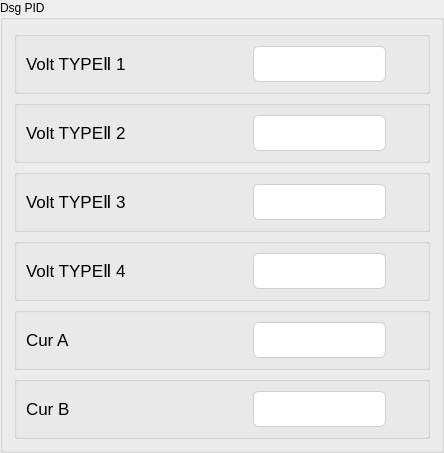
    <widget class="QGroupBox" name="groupBox_5">
     <property name="title">
      <string>Dsg PID</string>
     </property>
     <layout class="QGridLayout" name="gridLayout_2">
      <item row="4" column="0">
       <widget class="QGroupBox" name="groupBox_43">
        <property name="title">
         <string/>
        </property>
        <layout class="QHBoxLayout" name="horizontalLayout_50" stretch="7,5,1">
         <item>
          <widget class="QLabel" name="label_99">
           <property name="minimumSize">
            <size>
             <width>221</width>
             <height>31</height>
            </size>
           </property>
           <property name="font">
            <font>
             <pointsize>13</pointsize>
            </font>
           </property>
           <property name="text">
            <string>Cur A</string>
           </property>
           <property name="alignment">
            <set>Qt::AlignLeading|Qt::AlignLeft|Qt::AlignVCenter</set>
           </property>
          </widget>
         </item>
         <item>
          <widget class="MyLineEdit" name="h17191">
           <property name="enabled">
            <bool>true</bool>
           </property>
           <property name="minimumSize">
            <size>
             <width>0</width>
             <height>31</height>
            </size>
           </property>
           <property name="styleSheet">
            <string notr="true">QLineEdit {
    /* 苹果风格的数据展示LineEdit */
    border: 1px solid #D0D0D0;                  /* 浅灰色边框，模仿macOS的细边框 */
    border-radius: 6px;                         /* 圆角，符合macOS设计 */
    padding: 8px 12px;                         /* 内边距，提供舒适的阅读空间 */
    background-color: #FFFFFF;                 /* 白色背景 */
    color: #333333;                            /* 深灰色文字，提高可读性 */
    font-family: &quot;SF Pro Text&quot;, &quot;Helvetica Neue&quot;, &quot;Lucida Grande&quot;, sans-serif; /* macOS系统字体栈 */
    font-size: 14px;                           /* 默认字体大小 */
    selection-background-color: #007AFF;       /* 选中文本高亮色 (macOS蓝色) */
    selection-color: #FFFFFF;                  /* 选中文本颜色 (白色) */

    /* 只读状态下的特殊样式 */
    /* 注意：Qt中通常使用 setReadOnly(true) 来实现只读，但QSS可以定义其外观 */
}

/* 当LineEdit获得焦点时 (对于数据展示框，如果不需要焦点效果，可以省略或弱化) */
QLineEdit:focus {
    border: 1px solid #007AFF;                 /* 获得焦点时边框变为蓝色 */
    /* 如果作为纯展示框，也可以移除焦点边框变化 */
    /* border: 1px solid #D0D0D0; */
}

/* 禁用状态下的样式 (如果用于展示不可变数据) */
QLineEdit:disabled {
    background-color: #F5F5F7;                 /* macOS禁用元素背景色 */
    color: #A0A0A0;                            /* 禁用文字颜色 */
    border: 1px solid #E0E0E0;                 /* 禁用边框颜色 */
}</string>
           </property>
           <property name="readOnly">
            <bool>true</bool>
           </property>
          </widget>
         </item>
         <item>
          <widget class="QLabel" name="label_100">
           <property name="minimumSize">
            <size>
             <width>0</width>
             <height>31</height>
            </size>
           </property>
           <property name="font">
            <font>
             <pointsize>13</pointsize>
            </font>
           </property>
           <property name="text">
            <string/>
           </property>
           <property name="alignment">
            <set>Qt::AlignCenter</set>
           </property>
          </widget>
         </item>
        </layout>
       </widget>
      </item>
      <item row="5" column="0">
       <widget class="QGroupBox" name="groupBox_38">
        <property name="title">
         <string/>
        </property>
        <layout class="QHBoxLayout" name="horizontalLayout_46" stretch="7,5,1">
         <item>
          <widget class="QLabel" name="label_91">
           <property name="minimumSize">
            <size>
             <width>221</width>
             <height>31</height>
            </size>
           </property>
           <property name="font">
            <font>
             <pointsize>13</pointsize>
            </font>
           </property>
           <property name="text">
            <string>Cur B</string>
           </property>
           <property name="alignment">
            <set>Qt::AlignLeading|Qt::AlignLeft|Qt::AlignVCenter</set>
           </property>
          </widget>
         </item>
         <item>
          <widget class="MyLineEdit" name="h17193">
           <property name="enabled">
            <bool>true</bool>
           </property>
           <property name="minimumSize">
            <size>
             <width>0</width>
             <height>31</height>
            </size>
           </property>
           <property name="styleSheet">
            <string notr="true">QLineEdit {
    /* 苹果风格的数据展示LineEdit */
    border: 1px solid #D0D0D0;                  /* 浅灰色边框，模仿macOS的细边框 */
    border-radius: 6px;                         /* 圆角，符合macOS设计 */
    padding: 8px 12px;                         /* 内边距，提供舒适的阅读空间 */
    background-color: #FFFFFF;                 /* 白色背景 */
    color: #333333;                            /* 深灰色文字，提高可读性 */
    font-family: &quot;SF Pro Text&quot;, &quot;Helvetica Neue&quot;, &quot;Lucida Grande&quot;, sans-serif; /* macOS系统字体栈 */
    font-size: 14px;                           /* 默认字体大小 */
    selection-background-color: #007AFF;       /* 选中文本高亮色 (macOS蓝色) */
    selection-color: #FFFFFF;                  /* 选中文本颜色 (白色) */

    /* 只读状态下的特殊样式 */
    /* 注意：Qt中通常使用 setReadOnly(true) 来实现只读，但QSS可以定义其外观 */
}

/* 当LineEdit获得焦点时 (对于数据展示框，如果不需要焦点效果，可以省略或弱化) */
QLineEdit:focus {
    border: 1px solid #007AFF;                 /* 获得焦点时边框变为蓝色 */
    /* 如果作为纯展示框，也可以移除焦点边框变化 */
    /* border: 1px solid #D0D0D0; */
}

/* 禁用状态下的样式 (如果用于展示不可变数据) */
QLineEdit:disabled {
    background-color: #F5F5F7;                 /* macOS禁用元素背景色 */
    color: #A0A0A0;                            /* 禁用文字颜色 */
    border: 1px solid #E0E0E0;                 /* 禁用边框颜色 */
}</string>
           </property>
           <property name="readOnly">
            <bool>true</bool>
           </property>
          </widget>
         </item>
         <item>
          <widget class="QLabel" name="label_92">
           <property name="minimumSize">
            <size>
             <width>0</width>
             <height>31</height>
            </size>
           </property>
           <property name="font">
            <font>
             <pointsize>13</pointsize>
            </font>
           </property>
           <property name="text">
            <string/>
           </property>
           <property name="alignment">
            <set>Qt::AlignCenter</set>
           </property>
          </widget>
         </item>
        </layout>
       </widget>
      </item>
      <item row="0" column="0">
       <widget class="QGroupBox" name="groupBox_39">
        <property name="title">
         <string/>
        </property>
        <layout class="QHBoxLayout" name="horizontalLayout_47" stretch="7,5,1">
         <item>
          <widget class="QLabel" name="label_93">
           <property name="minimumSize">
            <size>
             <width>221</width>
             <height>31</height>
            </size>
           </property>
           <property name="font">
            <font>
             <pointsize>13</pointsize>
            </font>
           </property>
           <property name="text">
            <string>Volt TYPEⅡ 1</string>
           </property>
           <property name="alignment">
            <set>Qt::AlignLeading|Qt::AlignLeft|Qt::AlignVCenter</set>
           </property>
          </widget>
         </item>
         <item>
          <widget class="MyLineEdit" name="h17183">
           <property name="enabled">
            <bool>true</bool>
           </property>
           <property name="minimumSize">
            <size>
             <width>0</width>
             <height>31</height>
            </size>
           </property>
           <property name="styleSheet">
            <string notr="true">QLineEdit {
    /* 苹果风格的数据展示LineEdit */
    border: 1px solid #D0D0D0;                  /* 浅灰色边框，模仿macOS的细边框 */
    border-radius: 6px;                         /* 圆角，符合macOS设计 */
    padding: 8px 12px;                         /* 内边距，提供舒适的阅读空间 */
    background-color: #FFFFFF;                 /* 白色背景 */
    color: #333333;                            /* 深灰色文字，提高可读性 */
    font-family: &quot;SF Pro Text&quot;, &quot;Helvetica Neue&quot;, &quot;Lucida Grande&quot;, sans-serif; /* macOS系统字体栈 */
    font-size: 14px;                           /* 默认字体大小 */
    selection-background-color: #007AFF;       /* 选中文本高亮色 (macOS蓝色) */
    selection-color: #FFFFFF;                  /* 选中文本颜色 (白色) */

    /* 只读状态下的特殊样式 */
    /* 注意：Qt中通常使用 setReadOnly(true) 来实现只读，但QSS可以定义其外观 */
}

/* 当LineEdit获得焦点时 (对于数据展示框，如果不需要焦点效果，可以省略或弱化) */
QLineEdit:focus {
    border: 1px solid #007AFF;                 /* 获得焦点时边框变为蓝色 */
    /* 如果作为纯展示框，也可以移除焦点边框变化 */
    /* border: 1px solid #D0D0D0; */
}

/* 禁用状态下的样式 (如果用于展示不可变数据) */
QLineEdit:disabled {
    background-color: #F5F5F7;                 /* macOS禁用元素背景色 */
    color: #A0A0A0;                            /* 禁用文字颜色 */
    border: 1px solid #E0E0E0;                 /* 禁用边框颜色 */
}</string>
           </property>
           <property name="readOnly">
            <bool>true</bool>
           </property>
          </widget>
         </item>
         <item>
          <widget class="QLabel" name="label_94">
           <property name="minimumSize">
            <size>
             <width>0</width>
             <height>31</height>
            </size>
           </property>
           <property name="font">
            <font>
             <pointsize>13</pointsize>
            </font>
           </property>
           <property name="text">
            <string/>
           </property>
           <property name="alignment">
            <set>Qt::AlignCenter</set>
           </property>
          </widget>
         </item>
        </layout>
       </widget>
      </item>
      <item row="2" column="0">
       <widget class="QGroupBox" name="groupBox_34">
        <property name="title">
         <string/>
        </property>
        <layout class="QHBoxLayout" name="horizontalLayout_42" stretch="7,5,1">
         <item>
          <widget class="QLabel" name="label_83">
           <property name="minimumSize">
            <size>
             <width>221</width>
             <height>31</height>
            </size>
           </property>
           <property name="font">
            <font>
             <pointsize>13</pointsize>
            </font>
           </property>
           <property name="text">
            <string>Volt TYPEⅡ 3</string>
           </property>
           <property name="alignment">
            <set>Qt::AlignLeading|Qt::AlignLeft|Qt::AlignVCenter</set>
           </property>
          </widget>
         </item>
         <item>
          <widget class="MyLineEdit" name="h17187">
           <property name="enabled">
            <bool>true</bool>
           </property>
           <property name="minimumSize">
            <size>
             <width>0</width>
             <height>31</height>
            </size>
           </property>
           <property name="styleSheet">
            <string notr="true">QLineEdit {
    /* 苹果风格的数据展示LineEdit */
    border: 1px solid #D0D0D0;                  /* 浅灰色边框，模仿macOS的细边框 */
    border-radius: 6px;                         /* 圆角，符合macOS设计 */
    padding: 8px 12px;                         /* 内边距，提供舒适的阅读空间 */
    background-color: #FFFFFF;                 /* 白色背景 */
    color: #333333;                            /* 深灰色文字，提高可读性 */
    font-family: &quot;SF Pro Text&quot;, &quot;Helvetica Neue&quot;, &quot;Lucida Grande&quot;, sans-serif; /* macOS系统字体栈 */
    font-size: 14px;                           /* 默认字体大小 */
    selection-background-color: #007AFF;       /* 选中文本高亮色 (macOS蓝色) */
    selection-color: #FFFFFF;                  /* 选中文本颜色 (白色) */

    /* 只读状态下的特殊样式 */
    /* 注意：Qt中通常使用 setReadOnly(true) 来实现只读，但QSS可以定义其外观 */
}

/* 当LineEdit获得焦点时 (对于数据展示框，如果不需要焦点效果，可以省略或弱化) */
QLineEdit:focus {
    border: 1px solid #007AFF;                 /* 获得焦点时边框变为蓝色 */
    /* 如果作为纯展示框，也可以移除焦点边框变化 */
    /* border: 1px solid #D0D0D0; */
}

/* 禁用状态下的样式 (如果用于展示不可变数据) */
QLineEdit:disabled {
    background-color: #F5F5F7;                 /* macOS禁用元素背景色 */
    color: #A0A0A0;                            /* 禁用文字颜色 */
    border: 1px solid #E0E0E0;                 /* 禁用边框颜色 */
}</string>
           </property>
           <property name="readOnly">
            <bool>true</bool>
           </property>
          </widget>
         </item>
         <item>
          <widget class="QLabel" name="label_84">
           <property name="minimumSize">
            <size>
             <width>0</width>
             <height>31</height>
            </size>
           </property>
           <property name="font">
            <font>
             <pointsize>13</pointsize>
            </font>
           </property>
           <property name="text">
            <string/>
           </property>
           <property name="alignment">
            <set>Qt::AlignCenter</set>
           </property>
          </widget>
         </item>
        </layout>
       </widget>
      </item>
      <item row="3" column="0">
       <widget class="QGroupBox" name="groupBox_41">
        <property name="title">
         <string/>
        </property>
        <layout class="QHBoxLayout" name="horizontalLayout_48" stretch="7,5,1">
         <item>
          <widget class="QLabel" name="label_95">
           <property name="minimumSize">
            <size>
             <width>221</width>
             <height>31</height>
            </size>
           </property>
           <property name="font">
            <font>
             <pointsize>13</pointsize>
            </font>
           </property>
           <property name="text">
            <string>Volt TYPEⅡ 4</string>
           </property>
           <property name="alignment">
            <set>Qt::AlignLeading|Qt::AlignLeft|Qt::AlignVCenter</set>
           </property>
          </widget>
         </item>
         <item>
          <widget class="MyLineEdit" name="h17189">
           <property name="enabled">
            <bool>true</bool>
           </property>
           <property name="minimumSize">
            <size>
             <width>0</width>
             <height>31</height>
            </size>
           </property>
           <property name="styleSheet">
            <string notr="true">QLineEdit {
    /* 苹果风格的数据展示LineEdit */
    border: 1px solid #D0D0D0;                  /* 浅灰色边框，模仿macOS的细边框 */
    border-radius: 6px;                         /* 圆角，符合macOS设计 */
    padding: 8px 12px;                         /* 内边距，提供舒适的阅读空间 */
    background-color: #FFFFFF;                 /* 白色背景 */
    color: #333333;                            /* 深灰色文字，提高可读性 */
    font-family: &quot;SF Pro Text&quot;, &quot;Helvetica Neue&quot;, &quot;Lucida Grande&quot;, sans-serif; /* macOS系统字体栈 */
    font-size: 14px;                           /* 默认字体大小 */
    selection-background-color: #007AFF;       /* 选中文本高亮色 (macOS蓝色) */
    selection-color: #FFFFFF;                  /* 选中文本颜色 (白色) */

    /* 只读状态下的特殊样式 */
    /* 注意：Qt中通常使用 setReadOnly(true) 来实现只读，但QSS可以定义其外观 */
}

/* 当LineEdit获得焦点时 (对于数据展示框，如果不需要焦点效果，可以省略或弱化) */
QLineEdit:focus {
    border: 1px solid #007AFF;                 /* 获得焦点时边框变为蓝色 */
    /* 如果作为纯展示框，也可以移除焦点边框变化 */
    /* border: 1px solid #D0D0D0; */
}

/* 禁用状态下的样式 (如果用于展示不可变数据) */
QLineEdit:disabled {
    background-color: #F5F5F7;                 /* macOS禁用元素背景色 */
    color: #A0A0A0;                            /* 禁用文字颜色 */
    border: 1px solid #E0E0E0;                 /* 禁用边框颜色 */
}</string>
           </property>
           <property name="readOnly">
            <bool>true</bool>
           </property>
          </widget>
         </item>
         <item>
          <widget class="QLabel" name="label_96">
           <property name="minimumSize">
            <size>
             <width>0</width>
             <height>31</height>
            </size>
           </property>
           <property name="font">
            <font>
             <pointsize>13</pointsize>
            </font>
           </property>
           <property name="text">
            <string/>
           </property>
           <property name="alignment">
            <set>Qt::AlignCenter</set>
           </property>
          </widget>
         </item>
        </layout>
       </widget>
      </item>
      <item row="1" column="0">
       <widget class="QGroupBox" name="groupBox_37">
        <property name="title">
         <string/>
        </property>
        <layout class="QHBoxLayout" name="horizontalLayout_45" stretch="7,5,1">
         <item>
          <widget class="QLabel" name="label_89">
           <property name="minimumSize">
            <size>
             <width>221</width>
             <height>31</height>
            </size>
           </property>
           <property name="font">
            <font>
             <pointsize>13</pointsize>
            </font>
           </property>
           <property name="text">
            <string>Volt TYPEⅡ 2</string>
           </property>
           <property name="alignment">
            <set>Qt::AlignLeading|Qt::AlignLeft|Qt::AlignVCenter</set>
           </property>
          </widget>
         </item>
         <item>
          <widget class="MyLineEdit" name="h17185">
           <property name="enabled">
            <bool>true</bool>
           </property>
           <property name="minimumSize">
            <size>
             <width>0</width>
             <height>31</height>
            </size>
           </property>
           <property name="styleSheet">
            <string notr="true">QLineEdit {
    /* 苹果风格的数据展示LineEdit */
    border: 1px solid #D0D0D0;                  /* 浅灰色边框，模仿macOS的细边框 */
    border-radius: 6px;                         /* 圆角，符合macOS设计 */
    padding: 8px 12px;                         /* 内边距，提供舒适的阅读空间 */
    background-color: #FFFFFF;                 /* 白色背景 */
    color: #333333;                            /* 深灰色文字，提高可读性 */
    font-family: &quot;SF Pro Text&quot;, &quot;Helvetica Neue&quot;, &quot;Lucida Grande&quot;, sans-serif; /* macOS系统字体栈 */
    font-size: 14px;                           /* 默认字体大小 */
    selection-background-color: #007AFF;       /* 选中文本高亮色 (macOS蓝色) */
    selection-color: #FFFFFF;                  /* 选中文本颜色 (白色) */

    /* 只读状态下的特殊样式 */
    /* 注意：Qt中通常使用 setReadOnly(true) 来实现只读，但QSS可以定义其外观 */
}

/* 当LineEdit获得焦点时 (对于数据展示框，如果不需要焦点效果，可以省略或弱化) */
QLineEdit:focus {
    border: 1px solid #007AFF;                 /* 获得焦点时边框变为蓝色 */
    /* 如果作为纯展示框，也可以移除焦点边框变化 */
    /* border: 1px solid #D0D0D0; */
}

/* 禁用状态下的样式 (如果用于展示不可变数据) */
QLineEdit:disabled {
    background-color: #F5F5F7;                 /* macOS禁用元素背景色 */
    color: #A0A0A0;                            /* 禁用文字颜色 */
    border: 1px solid #E0E0E0;                 /* 禁用边框颜色 */
}</string>
           </property>
           <property name="readOnly">
            <bool>true</bool>
           </property>
          </widget>
         </item>
         <item>
          <widget class="QLabel" name="label_90">
           <property name="minimumSize">
            <size>
             <width>0</width>
             <height>31</height>
            </size>
           </property>
           <property name="font">
            <font>
             <pointsize>13</pointsize>
            </font>
           </property>
           <property name="text">
            <string/>
           </property>
           <property name="alignment">
            <set>Qt::AlignCenter</set>
           </property>
          </widget>
         </item>
        </layout>
       </widget>
      </item>
     </layout>
    </widget>
